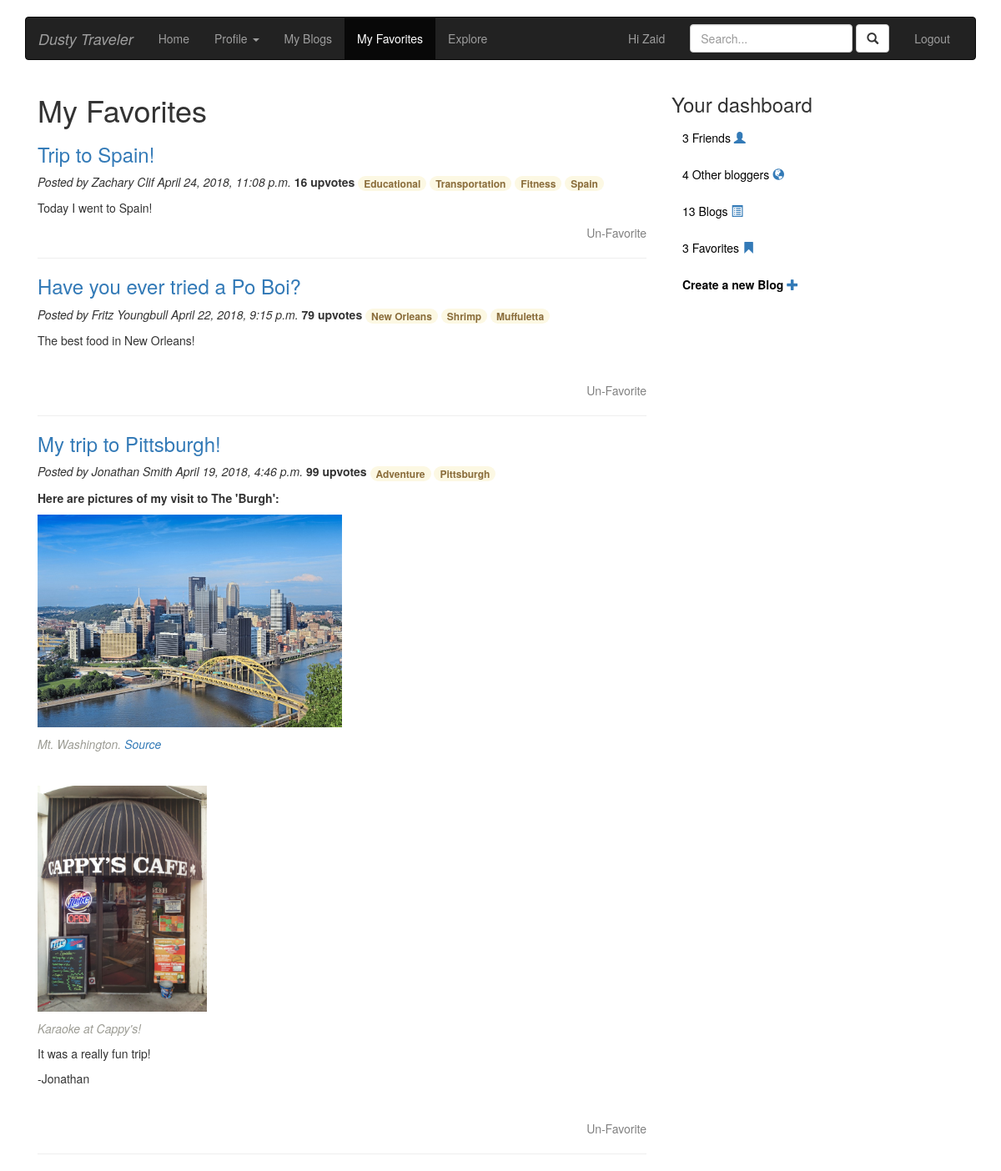
The page /vote/my-favorites/ (signed in) on the database its author committed.
### home/models.py (models this page shows, shortened)
class Blog(models.Model):
    user = models.ForeignKey(User, on_delete=models.CASCADE)
    title = models.CharField(max_length=200, null=False)
    blog = models.TextField()
    created = models.DateTimeField(auto_now_add=True)
    updated = models.DateTimeField(auto_now=True)
    public = models.BooleanField(default=False)
    upvote = models.IntegerField(default=0)
    tags = TaggableManager()

### vote/views.py (the view)
def show_favorites(request):
    if request.method == 'GET':
        my_favorites = get_my_favorites(request.user)
        args = {'my_favorites': my_favorites}
        dash = dashboard(request)
        args = dict(args, **dash)
        return render(request, 'vote/my_favorites.html', args)

### home/context_processors.py (called while the page is built)
@login_required
def dashboard(request):
    if request.user.is_authenticated:
        users = User.objects.exclude(id=request.user.id)
        friend = Friend.objects.get(current_user=request.user)
        friends = friend.users.all()
        my_blog_count = Blog.objects.filter(user=request.user).count()
        others = users.count() - friends.count()
        if get_my_favorites(request.user) is not None:
            my_faves = [blog.pk for blog in get_my_favorites(request.user)]
        else:
            my_faves = []
        return {'users': users, 'friends': friends,
                'my_blog_count': my_blog_count, 'my_faves': my_faves, 'others': others}
    else:
        return None

### vote/models.py (called while the page is built)
def get_my_favorites(current_user):
    my_faves = list()
    for b in Activity.objects.filter(user_id=current_user.id):
        my_faves.append(b.blog)
    my_faves = sorted(my_faves, key=lambda x: x.created, reverse=True)
    return my_faves

### vote/templates/vote/my_favorites.html (shortened to what this page needs)
{% extends 'base.html' %}
{% load static %}
{% block body%}
<div class="col-md-8">
	<h1>My Favorites</h1>
	{% for blog in my_favorites %}
	<a href="{% url 'home:view_blog_with_pk' pk=blog.pk %}"><h3>{{ blog.title }}</h3></a>
	<span> <i>Posted by {{ blog.user.get_full_name }} {{ blog.created }}</i>
		<b id="tot{{ forloop.counter }}">
	{{ blog.upvote }} upvote{{ blog.upvote|pluralize }} </b></span>
	<span>
		{% for t in blog.tags.all %}
		<span class="badge alert-warning">{{ t.name }}</span>
		{% endfor %}
	</span>
	<p>{{ blog.blog|safe|truncatewords:50 }}</p>
	<form id="hideFave" action="{% url 'vote:favorite' fave='U' blog_pk=blog.pk %}" method="POST">
		<p align="right">
			<button style=" background:none!important;
				     color:grey;
				     font-weight: bold;
				     border:none;
				     padding:0!important;
				     font: inherit;
				     /*border is optional*/
				     cursor: pointer;" type="submit">Un-Favorite
			</button>
		</p>
	</form>
	<hr>
	{% endfor %}
</div>
{% endblock %}

### accounts/templates/base.html (shortened to what this page needs)
<!DOCTYPE html>
<html>
<head>
	{% load staticfiles %}
	<link rel="stylesheet" href="https://maxcdn.bootstrapcdn.com/bootstrap/3.3.7/css/bootstrap.min.css"
>
</head>
<body>
<br>
<div class="container">
	<nav class="navbar navbar-inverse">
		<div class="container-fluid">
			<div class="navbar-header">
				<a class="navbar-brand" href="{% url 'home:home' %}"><i>Dusty Traveler</i></a>
			</div>
			<div id="navbar" class="navbar-collapse collapse">
				{% if user.is_authenticated %}
				<ul class="nav navbar-nav">
					{% url 'home:home' as HOME %}
					<li {% if request.path == HOME %} class="active"{% endif %}
					    role="presentation"><a href="{{HOME}}">Home</a></li>
					<li class="dropdown {% if 'account' in request.path %} active{% endif %}">
						<a href="#" class="dropdown-toggle" data-toggle="dropdown">Profile <b class="caret"></b></a>
					{% url 'home:view_blog' as my_blogs %}
					<li {% if request.path == my_blogs %} class="active"{% endif %}><a href="{{my_blogs}}">My Blogs</a></button></li>
					{% url 'vote:show_favorites' as faves %}
					<li {% if request.path == faves %} class="active"{% endif %}><a href="{{faves}}">My Favorites</a></button></li>
					{% url 'home:all_blogs' as explore %}
					<li {% if request.path == explore %} class="active"{% endif %}><a href="{{explore}}">Explore</a></li>
				</ul>
				<ul class="nav navbar-nav navbar-right">
					<li><p class="navbar-text">Hi {{request.user.first_name }}</p></li>
					<form class="navbar-form navbar-left" role="search" method="post" action="{% url 'home:search_nlp' %}">
						<div class="form-group">
							<input type="text" id="searchBox" class="form-control" name="qry" placeholder="Search...">
						</div>
						<button type="submit" class="btn btn-default"><i class="glyphicon glyphicon-search"></i>
						</button>
					</form>
					<li><a href="{% url 'accounts:logout' %}">Logout</a></li>
				</ul>
				{% else %}
				<ul class="nav navbar-nav navbar-right">
					<li><a href="{% url 'accounts:login' %}">Login</a></li>
					<li><a href="{% url 'accounts:register' %}">Register</a></li>
				</ul>
				{% endif %}
			</div>
		</div>
	</nav>
</div>
<div class="container">
{% block body %}
{% endblock %}
{% if request.user.is_authenticated %}
{% block dashboard %}
<div class="col-md-4">
	<div id="accordion">
		<h3>Your dashboard</h3>
		<div class="card">
			<div class="card-header" id="headingTwo">
				<h5 class="mb-0">
					<button class="btn btn-link collapsed" data-toggle="collapse" data-target="#collapseTwo"
					        aria-expanded="false" aria-controls="collapseTwo" style="color: black;">
						{{friends.count}} Friend{{friends.count|pluralize}}
						<a class="glyphicon glyphicon-user"></a>
					</button>
				</h5>
			</div>
		</div>
		<div class="card">
			<div class="card-header" id="headingThree">
				<h5 class="mb-0">
					<button class="btn btn-link collapsed" data-toggle="collapse" data-target="#collapseThree"
					        aria-expanded="false" aria-controls="collapseThree" style="color: black;">
						{{ others }} Other blogger{{ others|pluralize}}
						<a class="glyphicon glyphicon-globe"></a>
					</button>
				</h5>
			</div>
		</div>
		<div class="card">
			<div class="card-header" id="headingFour">
				<h5 class="mb-0">
					<button class="btn btn-link collapsed" data-toggle="collapse" data-target="#collapseFour"
					        aria-expanded="false" aria-controls="collapseFour" style="color: black;">
						<a style="color: black;" href="{% url 'home:view_blog' %}">
							{{ my_blog_count }} Blog{{ my_blog_count|pluralize }}</a>
						<a class="glyphicon glyphicon-list-alt"></a>
					</button>
				</h5>
			</div>
		</div>
		<div class="card">
			<div class="card-header" id="headingFive">
				<h5 class="mb-0">
					<button class="btn btn-link collapsed" data-toggle="collapse" data-target="#collapseFive"
					        aria-expanded="false" aria-controls="collapseFive" style="color: black;">
						<a style="color: black;" href="{% url 'vote:show_favorites' %}">
							{{ my_faves|length }} Favorite{{ my_faves|length|pluralize }}</a>
						<a class="glyphicon glyphicon-bookmark"></a>
					</button>
				</h5>
			</div>
		</div>
		<div class="card">
			<div class="card-header" id="headingSix">
				<h5 class="mb-0">
					<button class="btn btn-link collapsed" data-toggle="collapse" data-target="#collapseSix"
					        aria-expanded="false" aria-controls="collapseSix" style="color: black;">
						<a style="color: black;" href="{% url 'home:create_blog' %}">
							<b>Create a new Blog</b></a>
						<a class="glyphicon glyphicon-plus"></a>
					</button>
				</h5>
			</div>
		</div>
	</div>
</div>
{% endblock %}
{% endif %}
</div>
</body>
</html>

### rows shown on the page
Blog: title "Trip to Spain!", user.get_full_name "Zachary Clif", created "April 24, 2018, 11:08 p.m.", upvote "16", blog "Today I went to Spain!"
Tag: name "Educational"
Tag: name "Transportation"
Tag: name "Fitness"
Tag: name "Spain"
Blog: title "Have you ever tried a Po Boi?", user.get_full_name "Fritz Youngbull", created "April 22, 2018, 9:15 p.m.", upvote "79", blog "The best food in New Orleans!"
Tag: name "New Orleans"
Tag: name "Shrimp"
Tag: name "Muffuletta"
Blog: title "My trip to Pittsburgh!", user.get_full_name "Jonathan Smith", created "April 19, 2018, 4:46 p.m.", upvote "99", blog "Here are pictures of my visit to The 'Burgh': Mt. Washington. Source Karaoke at Cappy's! It was a really fun trip! -Jonathan", blog (picture)
Tag: name "Adventure"
Tag: name "Pittsburgh"

### other values the page prints
{{ request.user.first_name }} "Zaid"
{{ friends.count }} "3"
{{ others }} "4"
{{ my_blog_count }} "13"
{{ my_faves|length }} "3"
